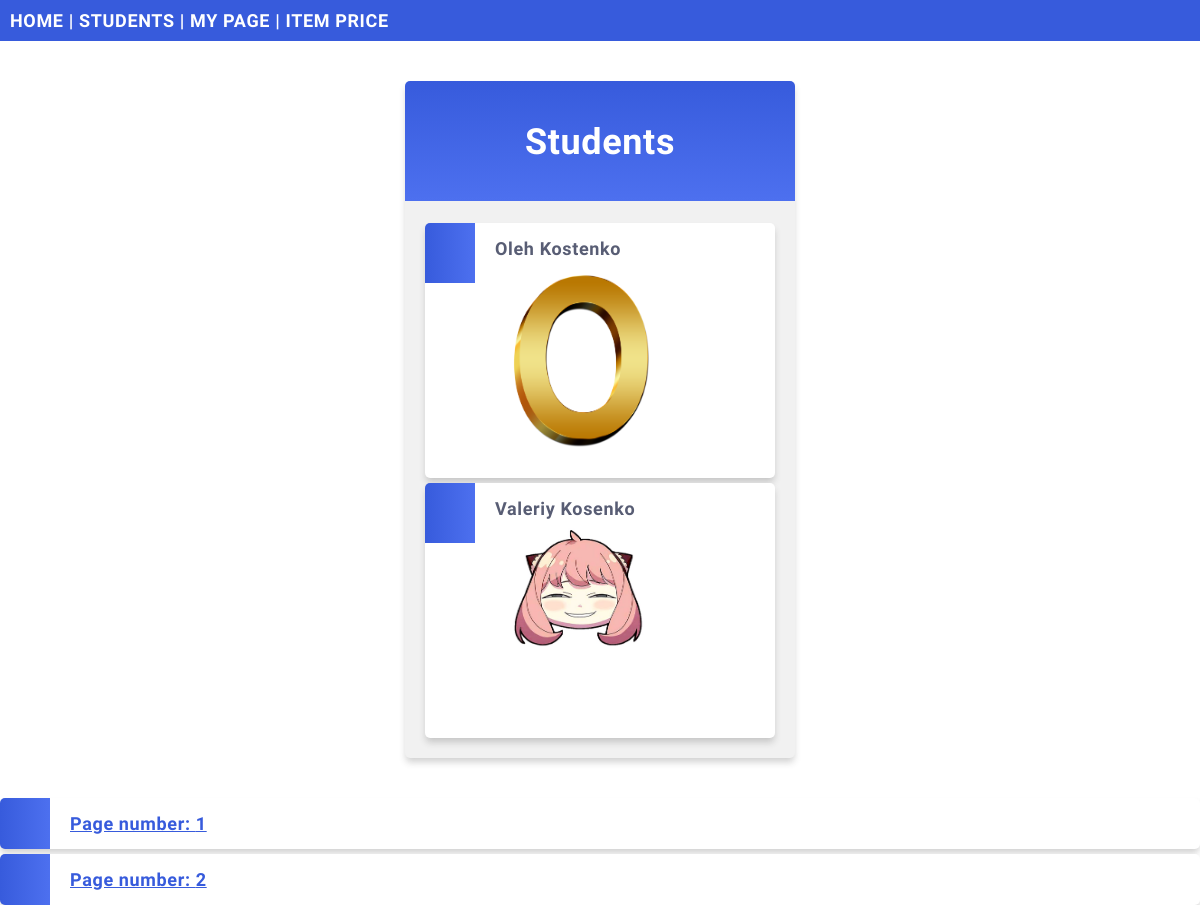
/members/, run on an earlier commit of the app's database.
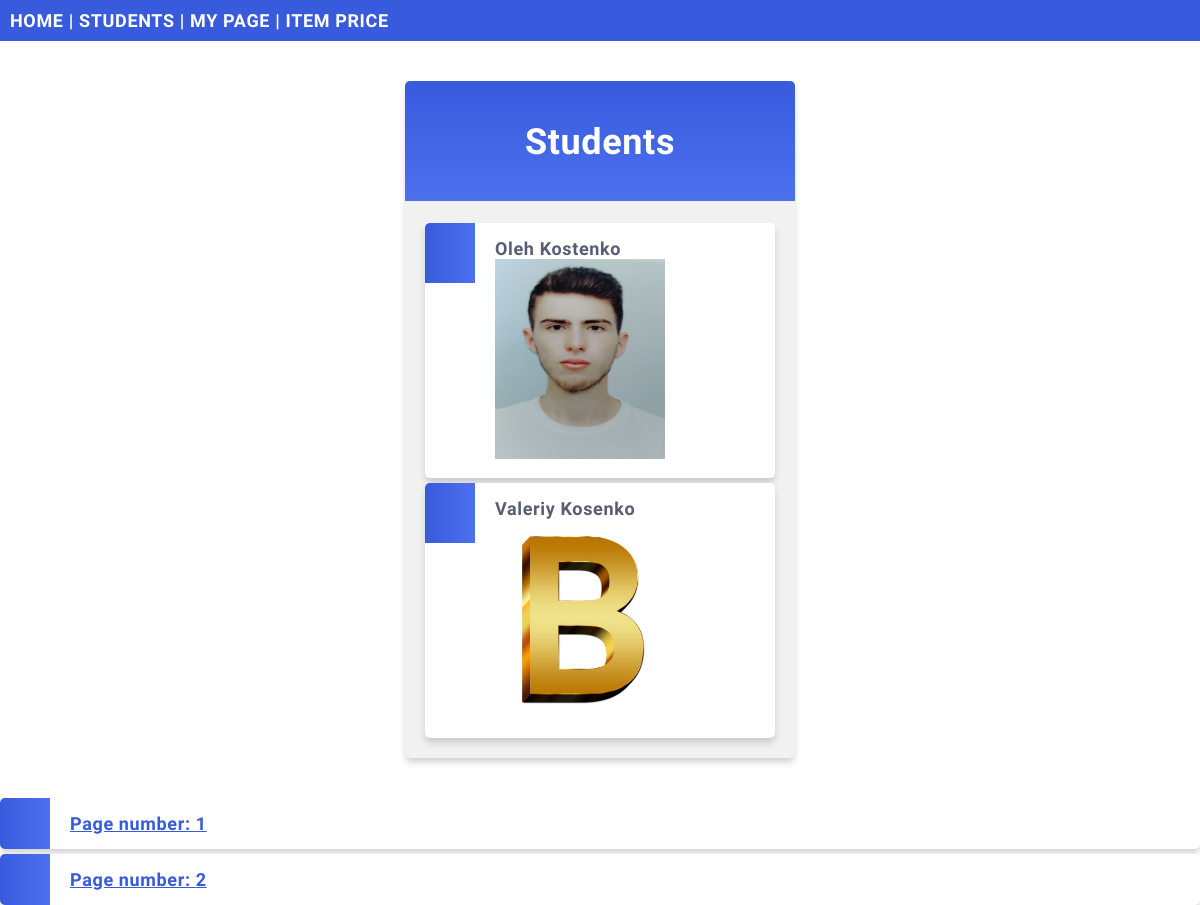
And on a later commit of the database.
### members/models.py (models this page shows, shortened)
class Member(models.Model):
  firstname = models.CharField(max_length=255)
  lastname = models.CharField(max_length=255)
  content=models.TextField(blank=True)
  phone = models.IntegerField(null=True)
  joined_date = models.DateField(null=True)
  photo = models.ImageField(upload_to='images/', blank=True, null=True)

### members/views.py (the view)
# urls.py: path('members/', views.members, name='members'),
def members(request):
    mymembers = Member.objects.all()
    template = loader.get_template('all_members.html')
    paginator = Paginator(mymembers, 2)
    page_number = request.GET.get('page')
    page_obj = paginator.get_page(page_number)
    context = {
        'mymembers': mymembers,
        "page_obj": page_obj
    }
    return HttpResponse(template.render(context, request))

### members/templates/all_members.html (shortened to what this page needs)
{% extends "master.html" %}
{% block content %}
<div class="mycard">
    <h1>Students</h1>
    <ul>
        {% for x in page_obj %}
        <li onclick="window.location = 'details/{{ x.id }}'">{{ x.firstname }} {{ x.lastname }}
            <img src="{{x.photo.url}}" alt="Картинка" width="170" height="200"></li>
        {% endfor %}
    </ul>
</div>
<nav>
  <ul>
    {% for p in page_obj.paginator.page_range %}
    <li>
      <a href="?page={{p}}"> Page number: {{p}}</a>
    </li>
    {% endfor %}
  </ul>
</nav>
{% endblock %}

What changed in the data, as far as the page shows it:
changed Member "Oleh": photo: a different picture
changed Member "Valeriy": photo: a different picture
